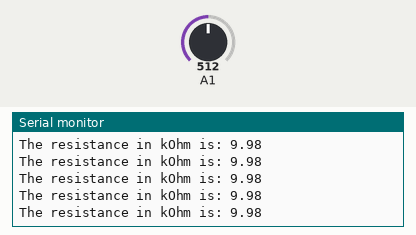
Simulated run of this sketch. Board: Arduino Uno, built with avr-gcc and run on an emulated ATmega328P. On the bench: the last lines printed to the serial monitor. The inputs (shaded band) are chosen by the test bench; at power-on: A1 = 512.

Above: at 1.2 s.
1.3 s: A1 set to 496
At 1.9 s:
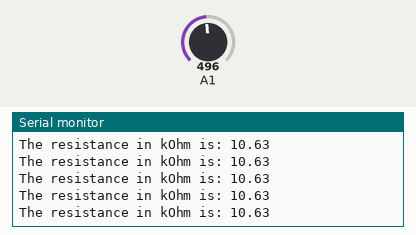
8.8 s: A1 set to 101
At 9.7 s:
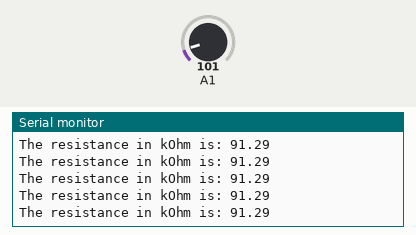
11.8 s: A1 set to 87
At 12.6 s:
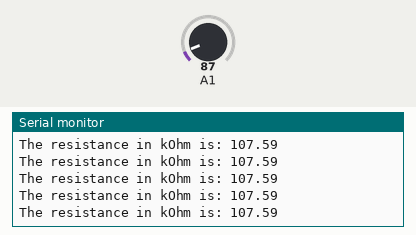
Timing chart, 0 to 14.8 s (numbered marks = the images above; inputs shaded):
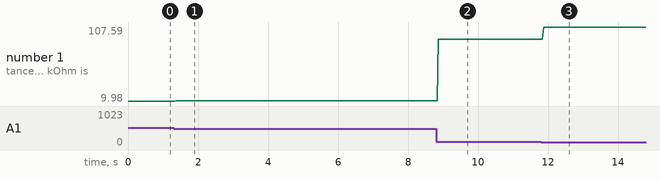

Measured:
- after the input at 1.3 s, the serial monitor: prints a new line after 0.07 s (image 1)
- after the input at 8.8 s, the serial monitor: prints a new line after 0.07 s (image 2)
- after the input at 11.8 s, the serial monitor: prints a new line after 0.08 s (image 3)
- plotted number 1: 9.98 → 10.63 after the input at 1.3 s, 10.63 → 91.29 after the input at 8.8 s, 91.29 → 107.59 after the input at 11.8 s

The sketch:

Exp3ab.ino
```cpp
float y;

void setup() {
  pinMode(A1, INPUT);
  Serial.begin(9600);
}

void loop() {
  y = analogRead(A1)/1023.0;
  Serial.print("The resistance in kOhm is: ");
  Serial.println((10.00/(y))-10);
}
```
